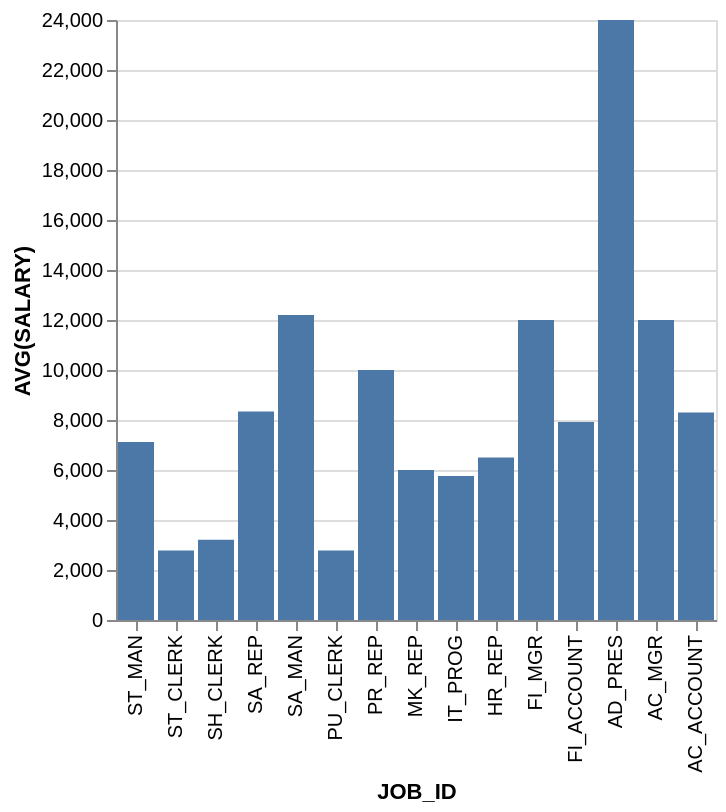

Describe this chart as a Vega-Lite specification.
### Vega-Lite specification from a JSON file in a GitHub repository (floating-point values rounded to 4 significant figures)
{"data": {"values": [{"x_data": "ST_MAN", "y_data": 7125}, {"x_data": "ST_CLERK", "y_data": 2785}, {"x_data": "SH_CLERK", "y_data": 3215}, {"x_data": "SA_REP", "y_data": 8341.0}, {"x_data": "SA_MAN", "y_data": 12200}, {"x_data": "PU_CLERK", "y_data": 2780}, {"x_data": "PR_REP", "y_data": 10000}, {"x_data": "MK_REP", "y_data": 6000}, {"x_data": "IT_PROG", "y_data": 5760}, {"x_data": "HR_REP", "y_data": 6500}, {"x_data": "FI_MGR", "y_data": 12000}, {"x_data": "FI_ACCOUNT", "y_data": 7920}, {"x_data": "AD_PRES", "y_data": 24000}, {"x_data": "AC_MGR", "y_data": 12000}, {"x_data": "AC_ACCOUNT", "y_data": 8300}]}, "mark": "bar", "encoding": {"x": {"field": "x_data", "type": "nominal", "title": "JOB_ID", "sort": "descending"}, "y": {"field": "y_data", "type": "quantitative", "title": "AVG(SALARY)"}}}
